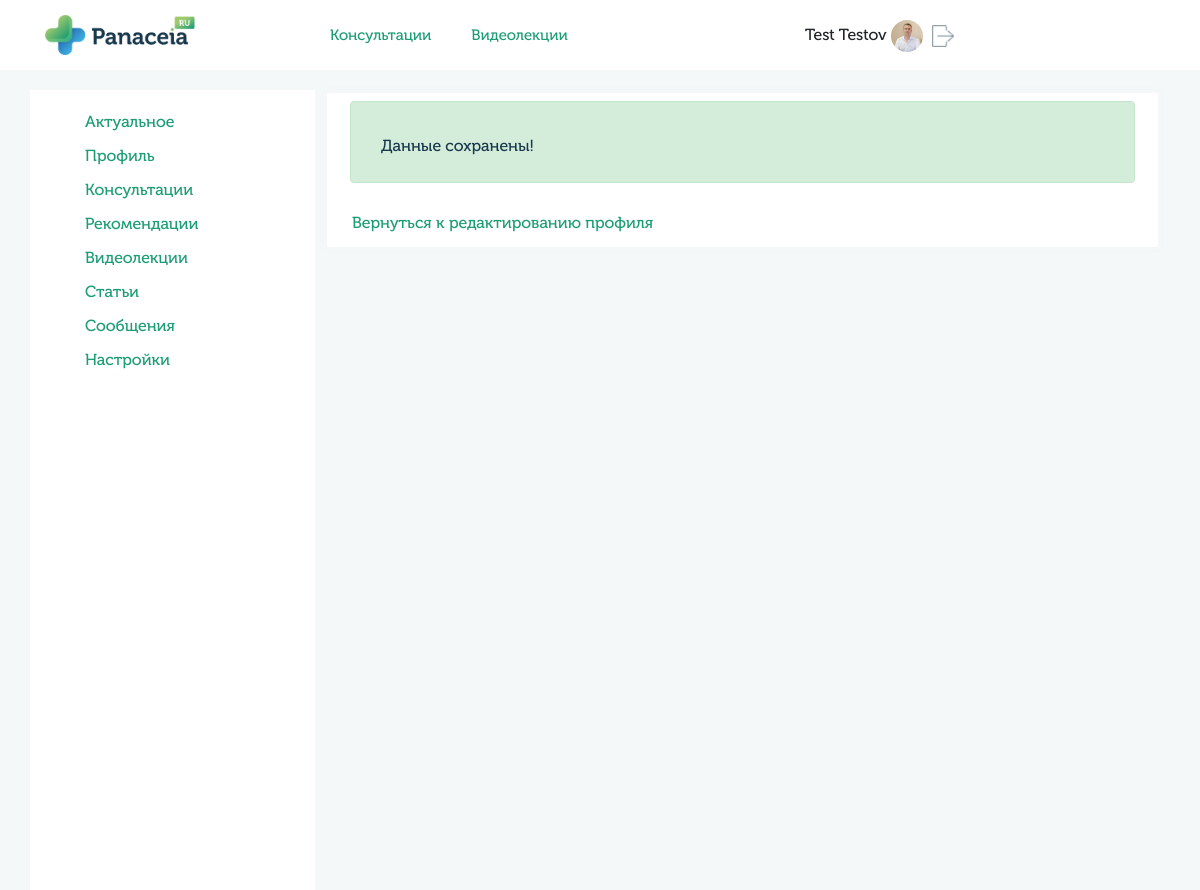
The app's page /profile/save_data_success/ (signed in) with its own data.
### userprofile/models.py (models this page shows, shortened)
class UserMain(models.Model):
    user = models.OneToOneField(User, on_delete=models.CASCADE)
    gender_list = (
        ('male', 'Мужской'),
        ('female', 'Женский')
    )
    queryset = TimeZone.objects.all()
    time_zone_list = []
    for i in queryset:
         time_zone_list.append((i.name, i.title))
    gender = models.CharField(blank=True,  max_length=6, choices=gender_list, verbose_name='Пол')
    avatar = models.ImageField(blank=True, upload_to='images/users', verbose_name='Изображение')
    fio = models.CharField(blank=True, max_length=100, verbose_name='ФИО')
    dob = models.CharField(blank=True, max_length=10, verbose_name='Дата рождения')
    city = models.CharField(blank=True, max_length=200, verbose_name='Город')
    time_zone = models.CharField(blank=True, max_length=200, choices=time_zone_list, verbose_name='Временная зона')
    skype = models.CharField(blank=True, max_length=50, verbose_name='Skype')
    whatsapp = models.CharField(blank=True, max_length=20, verbose_name='WhatsApp')
    phone = models.CharField(blank=True, max_length=20, verbose_name='Номер телефона')
    coords = models.CharField(blank=True, max_length=200, verbose_name='Координаты')
    class Meta:
        verbose_name = 'Профиль'
        verbose_name_plural = 'Профили'

### userprofile/views.py (the view)
# urls.py: path('save_data_success/', views.save_data_success, name='save_data_success'),
@login_required
def save_data_success(request):
    user_profile = UserMain.objects.get(user=request.user)
    return render(request, 'profile/success.html', {'user_profile': user_profile})

### templates/profile/success.html
{% extends "base_generic.html" %}
{% block content %}
{% load static %}
<div class="col-md-9 px-4">
    <div class="row">
        <div class="col-md-12 block-info">
            <div class="row">
                <div class="col-md-12">
                    <div class="alert alert-success m-2">
                        <p>Данные сохранены!</p>
                    </div>
                    <p><a href="{% url 'user_profile_main' %}">Вернуться к редактированию профиля</a></p>
                </div>
            </div>
        </div>
    </div>
</div>
{% endblock %}

### templates/base_generic.html (shortened to what this page needs)
<html>
<head>
     {% load static %}
    <link rel="stylesheet" href="{% static 'css/stylelk.css' %}">
    <link rel="stylesheet" href="{% static 'css/bootstrap.min.css' %}">
    <link rel="stylesheet" href="{% static 'css/jquery-ui.css' %}">
    <link rel="stylesheet" href="{% static 'css/jquery.weekcalendar.css' %}">
    <link rel="stylesheet" href="{% static 'css/sp-style.css' %}" >
</head>
<body>
    <header>
        <div class="container">
            <div class="row">
                <div class="col-3">
                    <a href="{% url 'home' %}" class="logo-header"><img src="{% static 'img/logo.png' %}" alt="">
                    </a>
                </div>
                <div class="col-5">
                    <div class="botton-header">
                        <a href="#">Консультации</a><a href="#">Видеолекции</a>
                    </div>
                </div>
                <div class="col-4 header-info">
                    {% if request.user.is_authenticated %}
                        <div class="name-person">
                            {{user_profile.fio}}
                            {% if user_profile.avatar != '' %}
                                <img style="width:32px; height: 32px; padding:5px auto; object-fit: cover; border-radius:100px;" src="/media/{{user_profile.avatar}}" alt="">
                            {% else %}
                                <img style="width:32px; height: 32px; padding:5px auto; object-fit: cover; border-radius:100px;" src="{% static 'img/user.png' %}" alt="">
                            {% endif %}
                            <a href="{% url 'logout' %}"><img src="{% static 'img/logout.png' %}" alt=""></a>
                        </div>
                    {% endif %}
                </div>
            </div>
        </div>
    </header>
    <div class="bodylk">
        <div class="container">
            <div class="row">
                {% block sidebar %}
                <div class="col-md-3 sidebar">
                    {% if user.groups.all.0.name == "users" %}
                        <ul>
                            <li><a href="{% url 'user_profile' %}">Актуальное</a></li>
                            <li><a href="{% url 'user_profile_main' %}">Профиль</a></li>
                            <li><a href="{% url 'user_profile_consalt' %}">Консультации</a></li>
                            <li><a href="{% url 'user_profile_recomend' %}">Рекомендации</a></li>
                            <li><a href="{% url 'user_profile_videos' %}">Видеолекции</a></li>
                            <li><a href="{% url 'user_profile_articles' %}">Статьи</a></li>
                            <li><a href="">Сообщения</a></li>
                            <li><a href="{% url 'user_profile_settings' %}">Настройки</a></li>
                        </ul>
                    {% endif %}
                </div>
                {% endblock %}
                {% block content %}{% endblock %}
            </div>
        </div>
    </div>
</body>
</html>

### static/css/stylelk.css (style rules this page uses)
a, abbr, acronym, address, applet, article, aside, audio, b, big, blockquote, body, canvas, caption, center, cite, code, dd, del, details, dfn, div, dl, dt, em, embed, fieldset, figcaption, figure, footer, form, h1, h2, h3, h4, h5, h6, header, hgroup, html, i, iframe, img, ins, kbd, label, legend, li, mark, menu, nav, object, ol, output, p, pre, q, ruby, s, samp, section, small, span, strike, strong, sub, summary, sup, table, tbody, td, tfoot, th, thead, time, tr, tt, u, ul, var, video { font-family: 'Museo Cyrl'; }
a { color: #1D9D73!important; text-decoration: none; background-color: transparent; -webkit-text-decoration-skip: objects; }
header { height: 70px; box-shadow: 0px 4px 8px rgba(0, 0, 0, 0.02); }
.logo-header img { margin-top:15px; height: 40px; }
.botton-header { line-height: 70px; }
.botton-header a { padding-right: 40px; font-size: 15px; line-height: 70px; color: #18384C; }
.name-person { line-height: 70px; }
.name-person a img { width: 22px; margin: 4px 5px; }
.bodylk { background:#F4F8F9; padding-top: 20px; }
.col-md-3.sidebar { min-height: calc(100vh); background: #fff; }
.sidebar ul { list-style-type: none; padding-top:10px; }
.sidebar ul li { padding-top:10px; }
.block-info { background: #fff; border: solid 3px #f4f8f9; border-radius: 5px; box-shadow: 0px 0px 8px rgba(0, 0, 0, 0.02); }
.block-info p { padding: 24px 10px 0px;font-style: normal;font-weight: 200;font-size: 16px;line-height: 16px;color: #18384C; }

### records on screen
UserMain: fio "Test Testov", avatar (picture)
